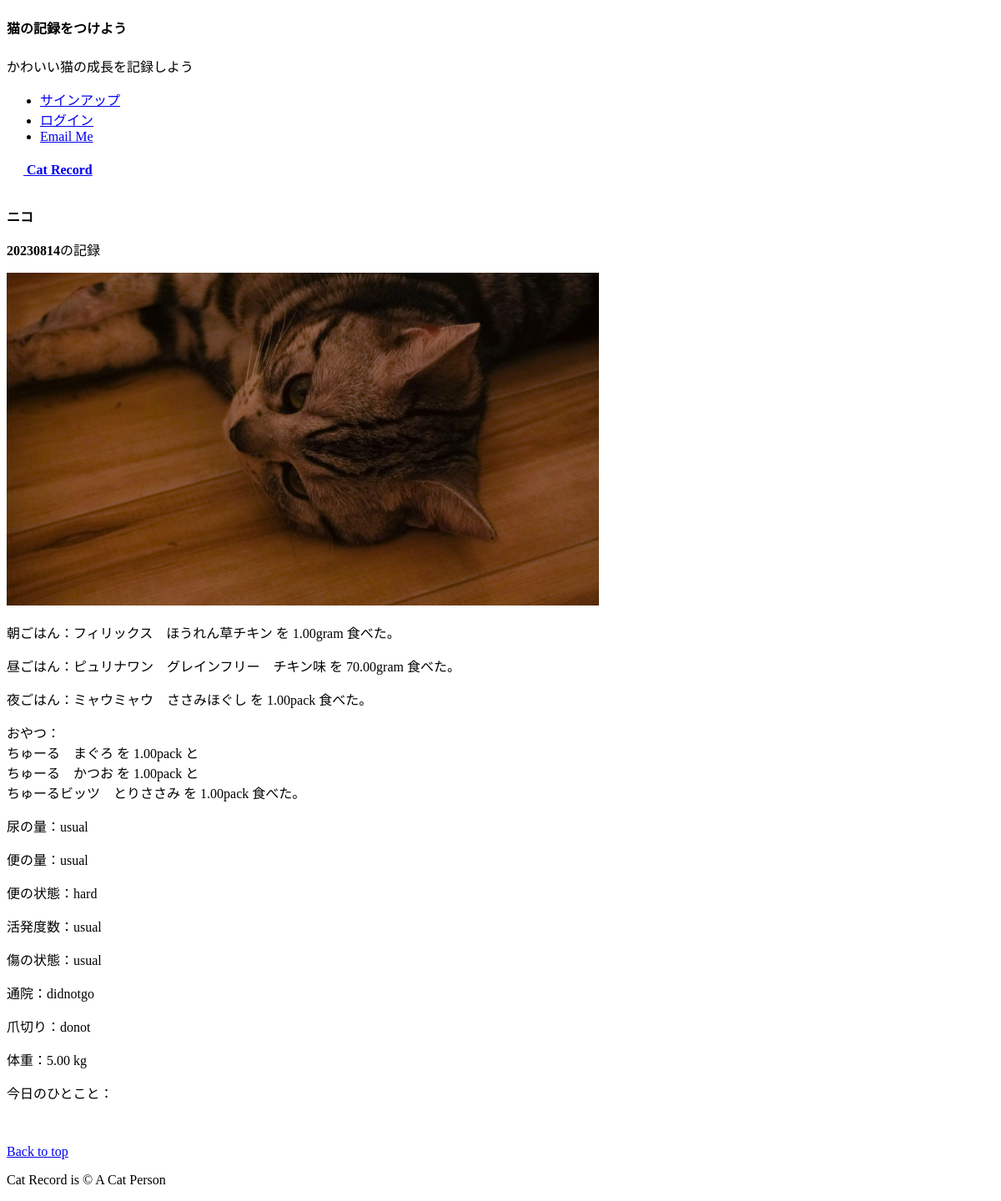
The page /record_detail/4 on the database its author committed.
### record/models.py (models this page shows, shortened)
class ConditionRecord(models.Model):
    user=models.ForeignKey(
        CustomUser,
        verbose_name='ユーザー',
        on_delete=models.PROTECT
        )
    catname=models.ForeignKey(
        CatName,
        verbose_name='猫の名前',
        on_delete=models.PROTECT
        )
    UNIT=(('g','g'),
        ('袋', '袋'),
        ('本','本'),
        ('個','個'))
    AMOUNT=(('すごく多い','すごく多い'),
        ('多い','多い'),
        ('いつも通り','いつも通り'),
        ('少ない','少ない'),
        ('すごく少ない','すごく少ない'))
    SCONDITION=(('カチコチ','カチコチ'),
        ('カタ','カタ'),
        ('いつも通り','いつも通り'),
        ('ヤワ','ヤワ'),
        ('シャバシャバ','シャバシャバ'))
    CONDITION=(('すごく良い','すごく良い'),
        ('良い','良い'),
        ('変わらず','変わらず'),
        ('悪い','悪い'),
        ('すごく悪い','すごく悪い'))
    CLINIC=(('通院日','通院日'),
            ('通院なし','通院なし'))
    NAIL=(('爪を切った','爪を切った'),
        ('爪切ってない','爪切ってない'))
    date=models.IntegerField(
        verbose_name='記録日'                   #フィールドのタイトル
        )
    food_category_bf=models.ForeignKey(
        FoodCategory,
        verbose_name='朝ごはんの種類',
        on_delete=models.PROTECT,
        related_name='food_category_bf',
        blank=True,
        null=True
        )
    food_amount_bf=models.DecimalField(
        verbose_name='朝ごはんの量',              #フィールドのタイトル
        max_digits=5,
        decimal_places=2,
        blank=True,
        null=True
        )
    food_unit_bf=models.CharField(
        verbose_name='朝ごはんの量の単位',        #フィールドのタイトル
        max_length=50,                           #最大文字数は50文字
        choices=UNIT,                            #unitフィールドにはUNITの要素のみを登録
        blank=True,
        null=True
        )
    food_category_l=models.ForeignKey(
        FoodCategory,
        verbose_name='昼ごはんの種類',
        on_delete=models.PROTECT,
        related_name='food_category_l',
        blank=True,
        null=True
        )
    food_amount_l=models.DecimalField(
        verbose_name='昼ごはんの量',              #フィールドのタイトル
        max_digits=5,
        decimal_places=2,
        blank=True,
        null=True
        )
    food_unit_l=models.CharField(
        verbose_name='昼ごはんの量の単位',        #フィールドのタイトル
        max_length=50,                           #最大文字数は50文字
        choices=UNIT,                            #unitフィールドにはUNITの要素のみを登録
        blank=True,
        null=True
        )
    food_category_d=models.ForeignKey(
        FoodCategory,
        verbose_name='夕ごはんの種類',
        on_delete=models.PROTECT,
        related_name='food_category_d',
        blank=True,
        null=True
        )
    food_amount_d=models.DecimalField(
        verbose_name='夕ごはんの量',              #フィールドのタイトル
        max_digits=5,
        decimal_places=2,
        blank=True,
        null=True
        )
    food_unit_d=models.CharField(
        verbose_name='夕ごはんの量の単位',        #フィールドのタイトル
        max_length=50,                           #最大文字数は50文字
        choices=UNIT,                            #unitフィールドにはUNITの要素のみを登録
        blank=True,
        null=True,
        )
    snack_category_1=models.ForeignKey(
        SnackCategory,
        verbose_name='おやつ1の種類',
        on_delete=models.PROTECT,
        related_name='snack_category_1',
        blank=True,
        null=True
        )
    snack_amount_1=models.DecimalField(
        verbose_name='おやつ1の量',              #フィールドのタイトル
        max_digits=5,
        decimal_places=2,
        blank=True,
        null=True
        )
    snack_unit_1=models.CharField(
        verbose_name='おやつ1の量の単位',        #フィールドのタイトル
        max_length=50,                          #最大文字数は50文字
        choices=UNIT,                           #unitフィールドにはUNITの要素のみを登録
        blank=True,
        null=True
        )
    snack_category_2=models.ForeignKey(
        SnackCategory,
        verbose_name='おやつ2の種類',
        on_delete=models.PROTECT,
        related_name='snack_category_2',
        blank=True,
        null=True
        )
    snack_amount_2=models.DecimalField(
        verbose_name='おやつ2の量',      #フィールドのタイトル
        max_digits=5,
        decimal_places=2,
        blank=True,
        null=True
        )
    snack_unit_2=models.CharField(
        verbose_name='おやつ2の量の単位',        #フィールドのタイトル
        max_length=50,                          #最大文字数は50文字
        choices=UNIT,                           #unitフィールドにはUNITの要素のみを登録
        blank=True,
        null=True
        )
    snack_category_3=models.ForeignKey(
        SnackCategory,
        verbose_name='おやつ3の種類',
        on_delete=models.PROTECT,
        related_name='snack_category_3',
        blank=True,
        null=True
        )
    snack_amount_3=models.DecimalField(
        verbose_name='おやつ3の量',      #フィールドのタイトル
        max_digits=5,
        decimal_places=2,
        blank=True,
        null=True
        )
    snack_unit_3=models.CharField(
        verbose_name='おやつ3の量の単位',        #フィールドのタイトル
        max_length=50,                          #最大文字数は50文字
        choices=UNIT,                           #unitフィールドにはUNITの要素のみを登録
        blank=True,
        null=True
        )
    urine_amount=models.CharField(
        verbose_name='尿の量',           #フィールドのタイトル
        max_length=50,                   #最大文字数は50文字
        choices=AMOUNT                   #urine_amountフィールドにはAMOUNTの要素のみを登録
        )
    stool_amount=models.CharField(
        verbose_name='便の量',          #フィールドのタイトル
        max_length=50,                  #最大文字数は50文字
        choices=AMOUNT                  #stool_amountフィールドにはAMOUNTの要素のみを登録
        )
    stool_condition=models.CharField(
        verbose_name='便の状態',       #フィールドのタイトル
        max_length=50,                 #最大文字数は50文字
        choices=SCONDITION             #stool_conditionフィールドにはSCONDITIONの要素のみを登録
        )
    physical_condition=models.CharField(
        verbose_name='元気度数',       #フィールドのタイトル
        max_length=50,                 #最大文字数は50文字
        choices=CONDITION              #physical_conditionフィールドにはCONDITIONの要素のみを登録
        )
    damage=models.CharField(
        verbose_name='傷の状態',       #フィールドのタイトル
        max_length=50,                 #最大文字数は50文字
        choices=CONDITION              #damageフィールドにはCONDITIONの要素のみを登録
        )
    clinic=models.CharField(
        verbose_name='通院日',         #フィールドのタイトル
        max_length=50,                 #最大文字数は50文字
        choices=CLINIC                 #clinicフィールドにはCLINICの要素のみを登録
        )
    cut_nail=models.CharField(
        verbose_name='爪切り',         #フィールドのタイトル
        max_length=50,                 #最大文字数は50文字
        choices=NAIL                   #cut_nailフィールドにはNAILの要素のみを登録
        )
    weight=models.DecimalField(
        verbose_name='体重',            #フィールドのタイトル
        max_digits=5,
        decimal_places=2,
        blank=True,
        null=True
        )
    comment=models.TextField(
        verbose_name='その他',
        max_length=200,
        blank=True,
        null=True
        )
    image=models.ImageField(
        verbose_name='イメージ',
        upload_to='photos'
        )
    posted_at=models.DateTimeField(
        verbose_name='投稿日時',         #フィールドのタイトル
        auto_now_add=True                #日時を自動追加
        )

class CatName(models.Model):
    title=models.CharField(
        verbose_name='猫の名前',                      #フィールドのタイトル
        max_length=30)
    def __str__(self):
        return self.title

class FoodCategory(models.Model):
    title=models.CharField(
        verbose_name='ごはんの種類',                   #フィールドのタイトル
        max_length=50)
    def __str__(self):
        return self.title

class SnackCategory(models.Model):
    title=models.CharField(
        verbose_name='おやつの種類',                    #フィールドのタイトル
        max_length=50)
    def __str__(self):
        return self.title

### record/views.py (the view)
class DetailView(DetailView):
    template_name='detail.html'
    model=ConditionRecord

### record/templates/detail.html (shortened to what this page needs)
{% extends "base.html" %}
    {% block contents %}
    <br>
    <div class="container">
        <div class="row">
            <div class="col offset-3">
                <p><strong>{{object.catname}}</strong></p>
                <p><strong>{{object.date}}</strong>の記録</p>
                <p><img src="{{object.image.url}}" alt="今日の猫" width="60%" height="60%"></img></p>
                <p>朝ごはん：{{object.food_category_bf}} を {{object.food_amount_bf}}{{object.food_unit_bf}} 食べた。</p>
                <p>昼ごはん：{{object.food_category_l}} を {{object.food_amount_l}}{{object.food_unit_l}} 食べた。</p>
                <p>夜ごはん：{{object.food_category_d}} を {{object.food_amount_d}}{{object.food_unit_d}} 食べた。</p>
                <p>おやつ：<br>
                        {{object.snack_category_1}} を {{object.snack_amount_1}}{{object.snack_unit_1}} と<br>
                        {{object.snack_category_2}} を {{object.snack_amount_2}}{{object.snack_unit_2}} と<br>
                        {{object.snack_category_3}} を {{object.snack_amount_3}}{{object.snack_unit_3}} 食べた。</p>
                <p>尿の量：{{object.urine_amount}}</p>
                <p>便の量：{{object.stool_amount}}</p>
                <p>便の状態：{{object.stool_condition}}</p>
                <p>活発度数：{{object.physical_condition}}</p>
                <p>傷の状態：{{object.damage}}</p>
                <p>通院：{{object.clinic}}</p>
                <p>爪切り：{{object.cut_nail}}</p>
                <p>体重：{{object.weight}} kg</p>
                <p>今日のひとこと：{{object.comment}}</p>
                <br>
            </div>
        </div>
    </div>
    {% endblock %}

### rows shown on the page
ConditionRecord: catname "ニコ", date "20230814", image (picture), food_category_bf "フィリックス ほうれん草チキン", food_amount_bf "1.00", food_unit_bf "gram", food_category_l "ピュリナワン グレインフリー チキン味", food_amount_l "70.00", food_unit_l "gram", food_category_d "ミャウミャウ ささみほぐし", food_amount_d "1.00", food_unit_d "pack", snack_category_1 "ちゅーる まぐろ", snack_amount_1 "1.00", snack_unit_1 "pack", snack_category_2 "ちゅーる かつお", snack_amount_2 "1.00", snack_unit_2 "pack", snack_category_3 "ちゅーるビッツ とりささみ", snack_amount_3 "1.00", snack_unit_3 "pack", urine_amount "usual", stool_amount "usual", stool_condition "hard", physical_condition "usual", damage "usual", clinic "didnotgo", cut_nail "donot", weight "5.00"
